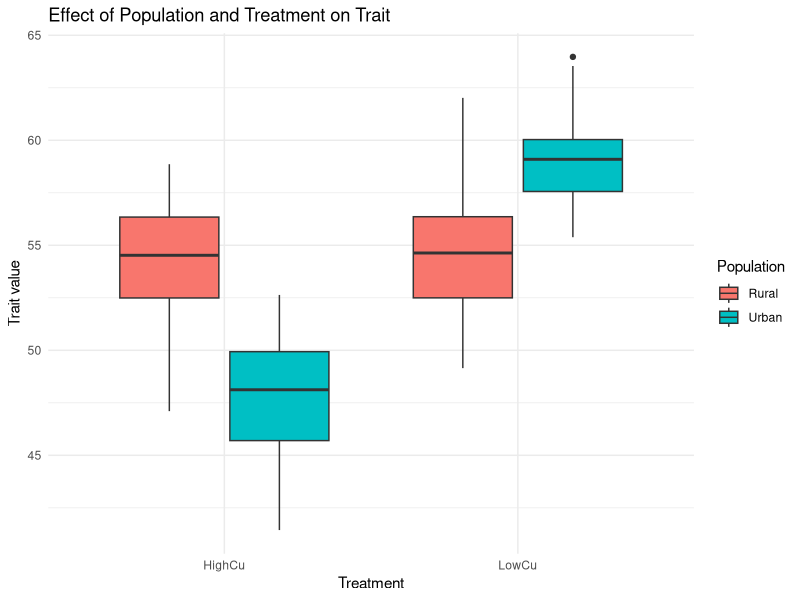
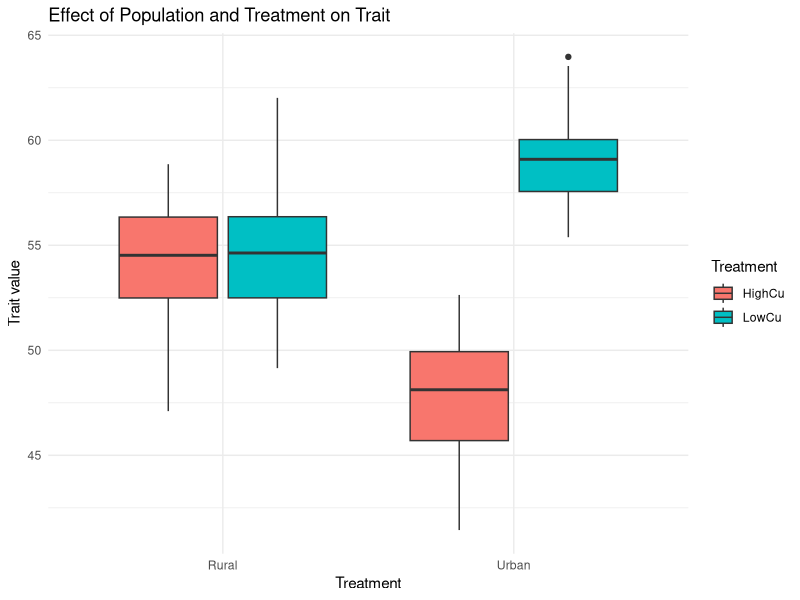

These charts were generated, in order, by the following R code: (Note: this script raises an error after producing the figures.)
## ---- chunk 1
#start off with a clear working environment
rm(list =ls())

# Load dataset (make sure the file is in your working directory)
data <- read.csv("dataset_1.csv")

# Inspect the data
head(data)
str(data)

# Convert variables to factors if needed
data$Population <- as.factor(data$Population)
data$Treatment <- as.factor(data$Treatment)
## ---- chunk 2
library(ggplot2)

ggplot(data, aes(x = Treatment,y = KnockdownTime, fill = Population)) +
  geom_boxplot() +
  labs(
    x = "Treatment",
    y = "Trait value",
    title = "Effect of Population and Treatment on Trait"
  ) +
  theme_minimal()

####Try plotting the data with Population on the x and fill = Treatment



## ---- chunk 3
#Here are three different plot types, plot data and then decide which shows the patterns clearest 

#boxplot
ggplot(data, aes(x = Population, y = KnockdownTime, fill = Treatment)) +
  geom_boxplot() +
  labs(
    x = "Treatment",
    y = "Trait value",
    title = "Effect of Population and Treatment on Trait"
  ) +
  theme_minimal()

#Bar graph

ggplot(summary_data, aes(x = Treatment, y = mean_KnockdownTime, fill = Population)) +
  geom_col(position = position_dodge(width = 0.8)) +
  geom_errorbar(aes(ymin = mean_KnockdownTime - se_KnockdownTime,
                    ymax = mean_KnockdownTime + se_KnockdownTime),
                position = position_dodge(width = 0.8),
                width = 0.2) +
  labs(x = "Treatment",
       y = "Mean Knockdown Time",
       title = "Mean Knockdown Time by Population and Treatment") +
  theme_minimal()

# Mean point plot (with error bars)
library(dplyr)

summary_data <- data %>%
  group_by(Population, Treatment) %>%
  summarise(
    mean_KnockdownTime = mean(KnockdownTime, na.rm = TRUE),
    se_KnockdownTime = sd(KnockdownTime, na.rm = TRUE) / sqrt(n())
  )  

#ignore the error message you get it is unimportant 
summary_data

ggplot(summary_data, aes(x = Population, y = mean_KnockdownTime, color = Treatment)) +
  geom_point(size = 3) +  # Plot mean values
  geom_errorbar(aes(ymin = mean_KnockdownTime - se_KnockdownTime, ymax = mean_KnockdownTime + se_KnockdownTime), width = 0.2) +
    theme_minimal()

#Once you have plotted all three types run the code one final time using the plot
#type you think best describes the data
